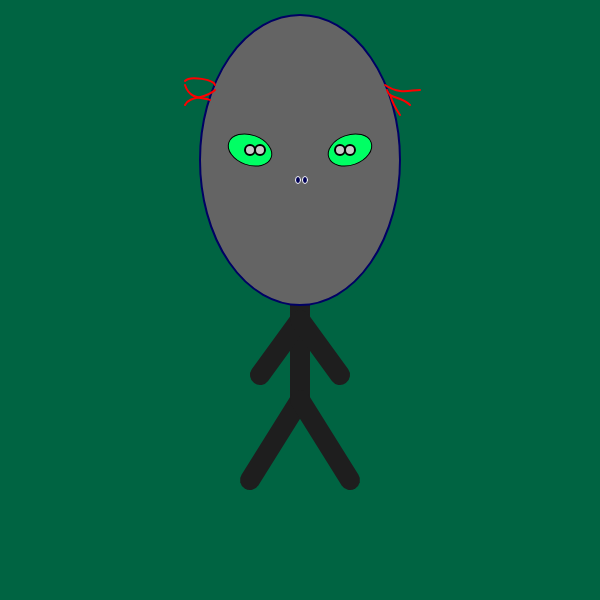
Frame 1 (no input)
Frame 60 (no input): identical to frame 1, image omitted
Frame 120 (the mouse pressed at the canvas centre since frame 60): identical to frame 1, image omitted

The p5.js sketch that drew this single still picture (run headless with seeded random() and noise() and a simulated clock; from frame 60 on, the mouse is pressed at the canvas centre):

// p5.js sketch
// ── sketch.js
function setup() {
  createCanvas(600, 600);
  background(0, 100, 66);
  Phil_face();

}

function draw() {
  background(0, 100, 66);
  Phil_face();
}

function Phil_face() {
  strokeWeight(20)
  stroke(30, 30, 30)
  line(300, 300, 300, 400) //body
  line(250, 480, 300, 400) //left leg
  line(350, 480, 300, 400) //right leg
  line(300, 320, 260, 375) //left arm
  line(300, 320, 340, 375) //rightarm

  //   head
  fill(100)
  strokeWeight(2)
  stroke(0, 0, 100)
  ellipseMode(CENTER)
  ellipse(300, 160, 200, 290)

  stroke(255, 255, 255)
  strokeWeight(1)
  fill(0, 0, 85)
  ellipse(298, 180, 5, 7)
  ellipse(305, 180, 5, 7)

  stroke(0)
  // left eye
  translate(250, 150)
  rotate(290)
  // strokeWeight()
  fill(0, 255, 100)
  angleMode(DEGREES)
  ellipse(0, 0, 30, 45)

  // reset canvas
  rotate(-290)
  translate(-250, -150)
  translate(350, 150)

  // right eye
  fill(0, 255, 100)
  rotate(-290)
  angleMode(DEGREES)
  ellipse(0, 0, 30, 45)

  //   double pupils
  rotate(290)
  strokeWeight(2)
  fill(200)
  circle(0, 0, 10)
  circle(-10, 0, 10)
  circle(-90, 0, 10)
  circle(-100, 0, 10)

  noFill()
  stroke(255, 0, 0)
  bezier(35, -65, 50, -55, 60, -60, 70, -60)
  bezier(37, -60, 40, -50, 50, -55, 60, -45)
  bezier(40, -55, 41, -55, 40, -50, 50, -35)
  bezier(-135, -60, -145, -50, -160, -55, -165, -45)
  bezier(-140, -50, -145, -53, -160, -49, -165, -65)
  bezier(-135, -65, -135, -70, -160, -75, -165, -69)
}

// https://editor.p5js.org/phil-in-a-can/sketches/Q56EDhOAF
